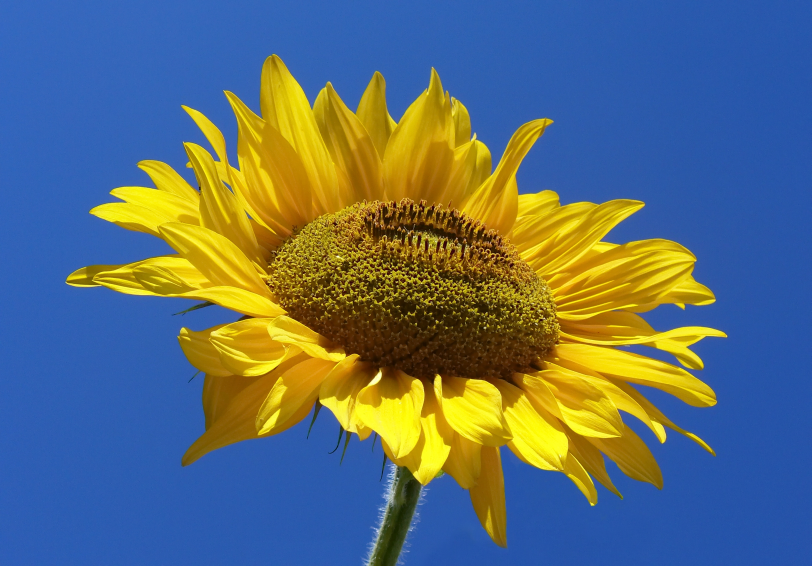
#> input picture input.jpg, 2434 x 1697 px, found by its file name (shown at 1/3 size)
$ python resize.py
#> lines starting #> are read from the running program, lines starting #| are printed output that depends on the picture
import os
from PIL import Image

def resize_and_crop(image_path, target_width, target_height):
#> called with target_width = 800, target_height = 800
    input_dir = os.path.dirname(image_path)
    output_path = os.path.join(input_dir, "output.jpg")

    with Image.open(image_path) as img:
#> img is the input picture: PIL image 2434x1697 RGB; mean R, G, B 93.3, 110.1, 116
        img.thumbnail((target_width, target_height), Image.LANCZOS)
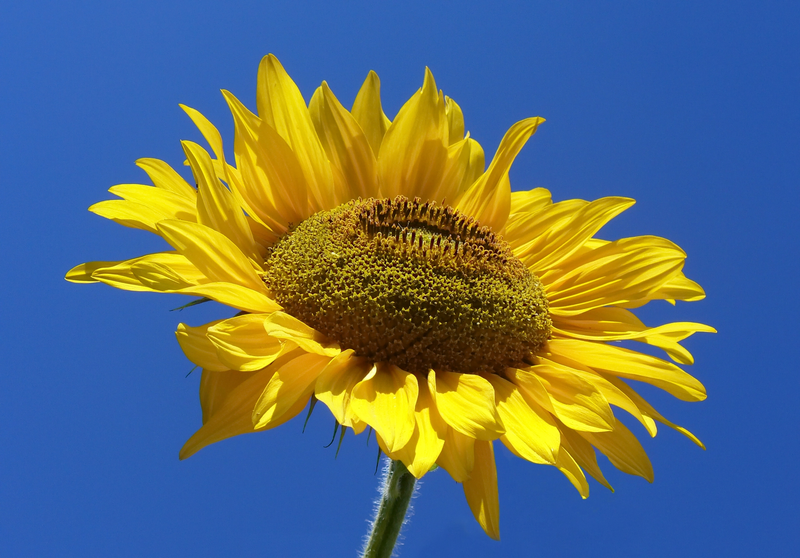
#> img: PIL image 800x558 RGB; mean R, G, B 93.3, 110.1, 116

        left = (img.width - target_width) / 2
#> left = 0
        top = (img.height - target_height) / 2
#> top = -121
        right = (img.width + target_width) / 2
#> right = 800
        bottom = (img.height + target_height) / 2
#> bottom = 679

        cropped_img = img.crop((left, top, right, bottom))
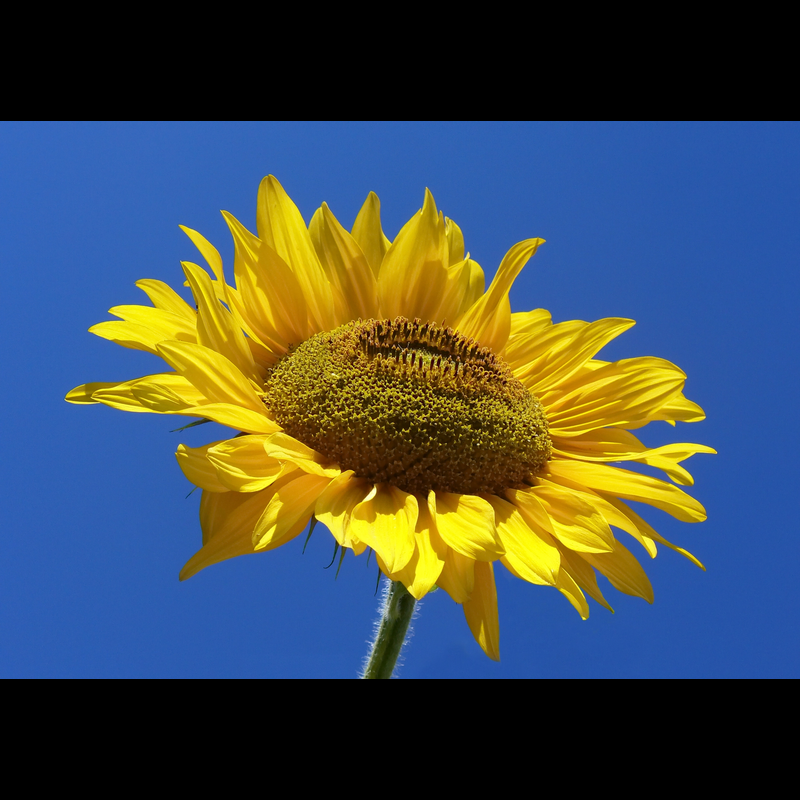
#> cropped_img: PIL image 800x800 RGB; mean R, G, B 65, 76.8, 80.9
        cropped_img.save(output_path)
        print(f"Image saved to {output_path}")

resize_and_crop("C:/Users/Admin/Downloads/Python OOP/genai_intern_projects/input.jpg", 800, 800)
